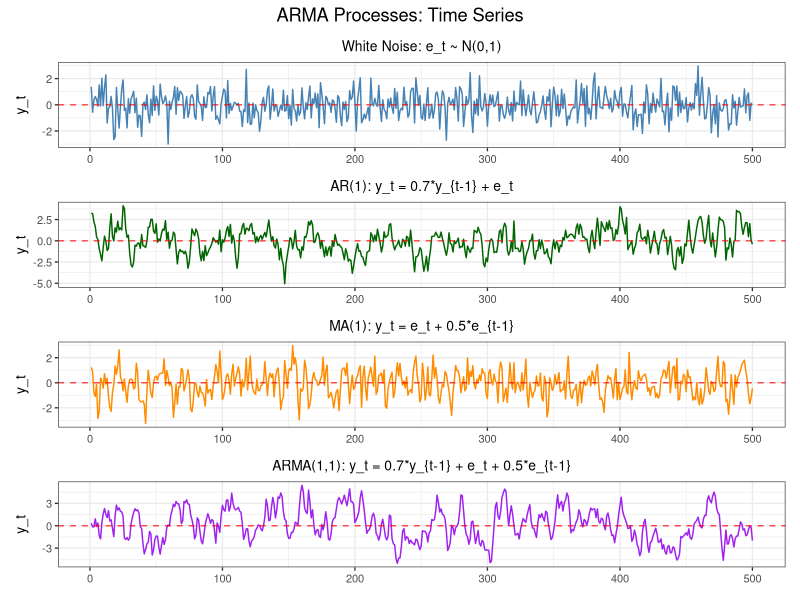
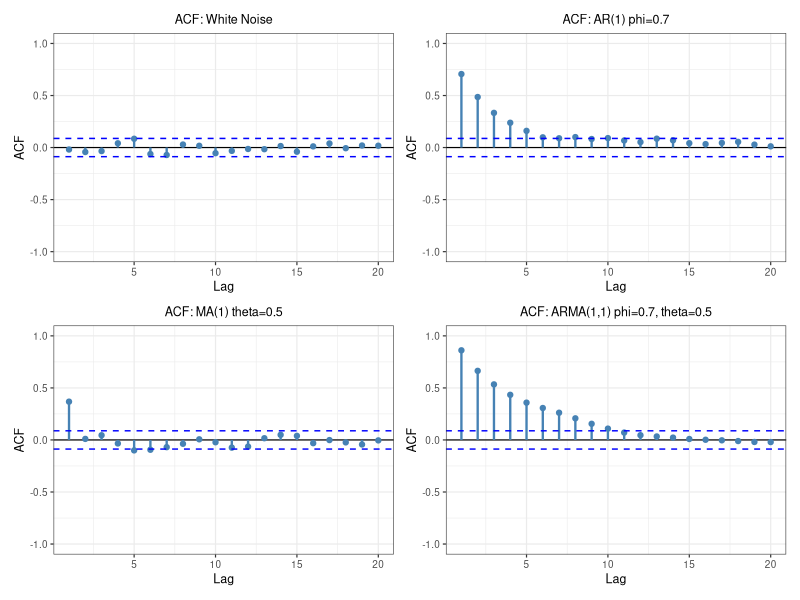
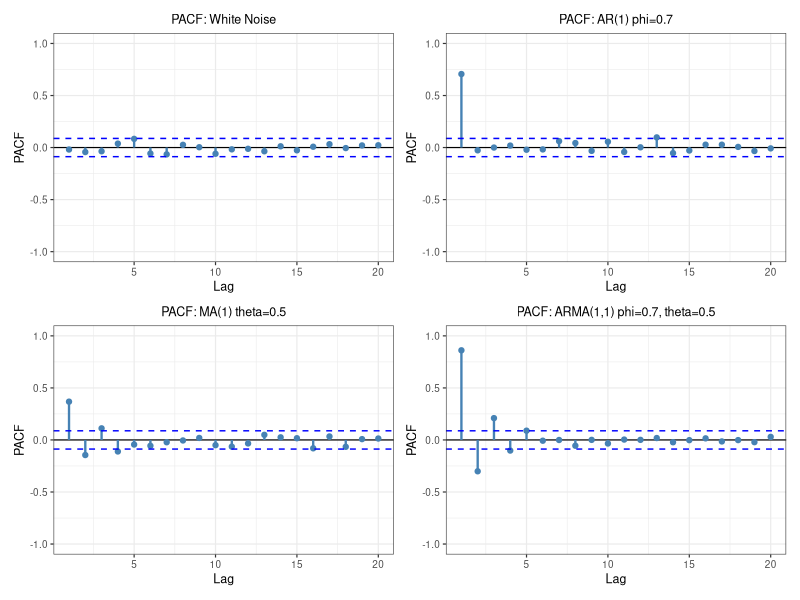

Write R code to recreate these figures, in order.
# =========================================================
# ARMA Process Simulation and Visualization
# =========================================================
# This script generates artificial time series for:
#   - White Noise
#   - AR(1): y_t = phi * y_{t-1} + epsilon_t
#   - MA(1): y_t = epsilon_t + theta * epsilon_{t-1}
#   - ARMA(1,1): y_t = phi * y_{t-1} + epsilon_t + theta * epsilon_{t-1}
#
# Author:   Alessia Paccagnini
# Textbook: Macroeconometrics
# =========================================================

library(ggplot2)
library(patchwork)
library(stats)   # acf, pacf built-in

set.seed(42)

# Output directory: same folder as this script (portable)
out_dir <- tryCatch(dirname(normalizePath(sys.frame(1)$ofile)),
                    error = function(e) getwd())

# =========================================================
# Parameters
# =========================================================
T     <- 500
sigma <- 1.0
phi   <- 0.7
theta <- 0.5

# =========================================================
# Generation functions
# =========================================================

generate_white_noise <- function(T, sigma = 1.0) {
  rnorm(T, 0, sigma)
}

generate_ar1 <- function(T, phi, sigma = 1.0) {
  if (abs(phi) >= 1)
    stop(sprintf("AR(1) requires |phi| < 1 for stationarity. Got phi = %g", phi))
  epsilon <- rnorm(T, 0, sigma)
  y       <- numeric(T)
  y[1]    <- rnorm(1, 0, sigma / sqrt(1 - phi^2))
  for (t in 2:T)
    y[t] <- phi * y[t-1] + epsilon[t]
  list(y = y, epsilon = epsilon)
}

generate_ma1 <- function(T, theta, sigma = 1.0) {
  epsilon <- rnorm(T + 1, 0, sigma)
  y       <- numeric(T)
  for (t in 1:T)
    y[t] <- epsilon[t + 1] + theta * epsilon[t]
  list(y = y, epsilon = epsilon[2:(T+1)])
}

generate_arma11 <- function(T, phi, theta, sigma = 1.0) {
  if (abs(phi) >= 1)
    stop(sprintf("ARMA(1,1) requires |phi| < 1 for stationarity. Got phi = %g", phi))
  epsilon <- rnorm(T + 1, 0, sigma)
  y       <- numeric(T)
  y[1]    <- epsilon[2] + theta * epsilon[1]
  for (t in 2:T)
    y[t] <- phi * y[t-1] + epsilon[t + 1] + theta * epsilon[t]
  list(y = y, epsilon = epsilon[2:(T+1)])
}

# =========================================================
# Generate all processes
# =========================================================
wn    <- generate_white_noise(T, sigma)
ar1   <- generate_ar1(T, phi, sigma)$y
ma1   <- generate_ma1(T, theta, sigma)$y
arma11 <- generate_arma11(T, phi, theta, sigma)$y

# =========================================================
# Helper: ACF/PACF bar plot via ggplot2
# =========================================================
acf_ggplot <- function(x, lags = 20, title = "ACF", type = "acf", ci = 1.96) {
  n    <- length(x)
  vals <- if (type == "acf") acf(x, lag.max = lags, plot = FALSE)$acf[-1]
          else                pacf(x, lag.max = lags, plot = FALSE)$acf
  df   <- data.frame(lag = 1:lags, value = vals)
  ci_band <- ci / sqrt(n)

  ggplot(df, aes(x = lag, y = value)) +
    geom_hline(yintercept = 0, colour = "black", linewidth = 0.4) +
    geom_segment(aes(xend = lag, yend = 0), colour = "steelblue", linewidth = 0.8) +
    geom_point(colour = "steelblue", size = 1.5) +
    geom_hline(yintercept =  ci_band, linetype = "dashed", colour = "blue", linewidth = 0.5) +
    geom_hline(yintercept = -ci_band, linetype = "dashed", colour = "blue", linewidth = 0.5) +
    scale_x_continuous(breaks = seq(0, lags, by = 5)) +
    ylim(-1, 1) +
    labs(title = title, x = "Lag", y = if (type == "acf") "ACF" else "PACF") +
    theme_bw(base_size = 9) +
    theme(plot.title = element_text(size = 9, hjust = 0.5))
}

# =========================================================
# Figure 1: Time Series Plots
# =========================================================
t_seq <- 1:T
df_ts <- data.frame(
  t      = rep(t_seq, 4),
  y      = c(wn, ar1, ma1, arma11),
  series = factor(rep(c("White Noise", "AR(1)", "MA(1)", "ARMA(1,1)"), each = T),
                  levels = c("White Noise", "AR(1)", "MA(1)", "ARMA(1,1)"))
)

colours <- c("White Noise" = "steelblue", "AR(1)" = "darkgreen",
             "MA(1)"       = "darkorange","ARMA(1,1)" = "purple")

titles_ts <- c(
  "White Noise" = "White Noise: e_t ~ N(0,1)",
  "AR(1)"       = "AR(1): y_t = 0.7*y_{t-1} + e_t",
  "MA(1)"       = "MA(1): y_t = e_t + 0.5*e_{t-1}",
  "ARMA(1,1)"   = "ARMA(1,1): y_t = 0.7*y_{t-1} + e_t + 0.5*e_{t-1}"
)

make_ts_panel <- function(ser) {
  sub_df <- df_ts[df_ts$series == ser, ]
  ggplot(sub_df, aes(x = t, y = y)) +
    geom_line(colour = colours[ser], linewidth = 0.5) +
    geom_hline(yintercept = 0, linetype = "dashed", colour = "red",
               linewidth = 0.5, alpha = 0.7) +
    labs(title = titles_ts[ser], x = NULL, y = "y_t") +
    theme_bw(base_size = 10) +
    theme(plot.title = element_text(size = 10))
}

fig1 <- (make_ts_panel("White Noise") /
          make_ts_panel("AR(1)") /
          make_ts_panel("MA(1)") /
          make_ts_panel("ARMA(1,1)")) +
  plot_annotation(title = "ARMA Processes: Time Series") &
  theme(plot.title = element_text(hjust = 0.5))

ggsave(file.path(out_dir, "arma_time_series.png"),
       fig1, width = 12, height = 10, dpi = 150)

# =========================================================
# Figure 2: ACF Comparison
# =========================================================
fig2 <- (acf_ggplot(wn,     20, "ACF: White Noise")    +
          acf_ggplot(ar1,   20, "ACF: AR(1) phi=0.7")) /
        (acf_ggplot(ma1,    20, "ACF: MA(1) theta=0.5") +
          acf_ggplot(arma11,20, "ACF: ARMA(1,1) phi=0.7, theta=0.5"))

ggsave(file.path(out_dir, "arma_acf_comparison.png"),
       fig2, width = 12, height = 8, dpi = 150)

# =========================================================
# Figure 3: PACF Comparison
# =========================================================
fig3 <- (acf_ggplot(wn,     20, "PACF: White Noise",              type = "pacf") +
          acf_ggplot(ar1,   20, "PACF: AR(1) phi=0.7",            type = "pacf")) /
        (acf_ggplot(ma1,    20, "PACF: MA(1) theta=0.5",          type = "pacf") +
          acf_ggplot(arma11,20, "PACF: ARMA(1,1) phi=0.7, theta=0.5", type = "pacf"))

ggsave(file.path(out_dir, "arma_pacf_comparison.png"),
       fig3, width = 12, height = 8, dpi = 150)

# =========================================================
# Print Theoretical vs Sample Statistics
# =========================================================
cat(strrep("=", 70), "\n")
cat("THEORETICAL vs SAMPLE STATISTICS\n")
cat(strrep("=", 70), "\n")

cat("\n--- White Noise ---\n")
cat(sprintf("Theoretical Mean: 0.000 | Sample Mean: %.3f\n", mean(wn)))
cat(sprintf("Theoretical Var:  %.3f | Sample Var:  %.3f\n", sigma^2, var(wn)))

ar1_theo_var  <- sigma^2 / (1 - phi^2)
cat(sprintf("\n--- AR(1): phi = %.1f ---\n", phi))
cat(sprintf("Theoretical Mean: 0.000 | Sample Mean: %.3f\n", mean(ar1)))
cat(sprintf("Theoretical Var:  %.3f | Sample Var:  %.3f\n", ar1_theo_var, var(ar1)))
cat(sprintf("Theoretical ACF(1): %.3f | Sample ACF(1): %.3f\n",
            phi, cor(ar1[-T], ar1[-1])))

ma1_theo_var  <- sigma^2 * (1 + theta^2)
ma1_theo_acf1 <- theta / (1 + theta^2)
cat(sprintf("\n--- MA(1): theta = %.1f ---\n", theta))
cat(sprintf("Theoretical Mean: 0.000 | Sample Mean: %.3f\n", mean(ma1)))
cat(sprintf("Theoretical Var:  %.3f | Sample Var:  %.3f\n", ma1_theo_var, var(ma1)))
cat(sprintf("Theoretical ACF(1): %.3f | Sample ACF(1): %.3f\n",
            ma1_theo_acf1, cor(ma1[-T], ma1[-1])))

arma_theo_var  <- sigma^2 * (1 + theta^2 + 2*phi*theta) / (1 - phi^2)
arma_theo_acf1 <- (phi + theta) * (1 + phi*theta) / (1 + theta^2 + 2*phi*theta)
cat(sprintf("\n--- ARMA(1,1): phi = %.1f, theta = %.1f ---\n", phi, theta))
cat(sprintf("Theoretical Mean: 0.000 | Sample Mean: %.3f\n", mean(arma11)))
cat(sprintf("Theoretical Var:  %.3f | Sample Var:  %.3f\n", arma_theo_var, var(arma11)))
cat(sprintf("Theoretical ACF(1): %.3f | Sample ACF(1): %.3f\n",
            arma_theo_acf1, cor(arma11[-T], arma11[-1])))

cat("\n", strrep("=", 70), "\n")
cat("ACF/PACF IDENTIFICATION PATTERNS\n")
cat(strrep("=", 70), "\n")
cat("
Process     | ACF Pattern                    | PACF Pattern
------------|--------------------------------|----------------------------------
White Noise | No significant autocorrelations| No significant partial autocorr.
AR(p)       | Geometric decay (or damped     | Cuts off after lag p
            | oscillations if complex roots) |
MA(q)       | Cuts off after lag q           | Geometric decay (or damped
            |                                | oscillations)
ARMA(p,q)   | Decays after lag q             | Decays after lag p
\n")

cat("\nFigures saved:\n")
cat("  - arma_time_series.png\n")
cat("  - arma_acf_comparison.png\n")
cat("  - arma_pacf_comparison.png\n")
